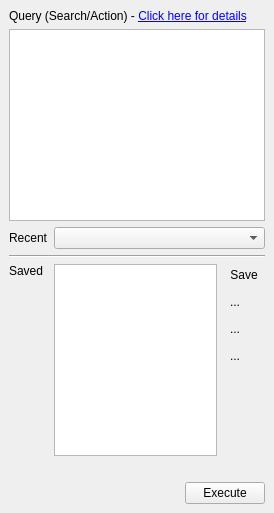
         <widget class="QWidget" name="tab_3" >
          <attribute name="title" >
           <string>Custom</string>
          </attribute>
          <layout class="QGridLayout" >
           <property name="margin" >
            <number>9</number>
           </property>
           <property name="spacing" >
            <number>6</number>
           </property>
           <item row="4" column="0" >
            <widget class="QLabel" name="label_16" >
             <property name="text" >
              <string>Saved</string>
             </property>
            </widget>
           </item>
           <item row="2" column="0" >
            <widget class="QLabel" name="label_15" >
             <property name="text" >
              <string>Recent</string>
             </property>
            </widget>
           </item>
           <item row="5" column="0" >
            <spacer>
             <property name="orientation" >
              <enum>Qt::Vertical</enum>
             </property>
             <property name="sizeHint" >
              <size>
               <width>20</width>
               <height>20</height>
              </size>
             </property>
            </spacer>
           </item>
           <item row="3" column="0" colspan="2" >
            <widget class="Line" name="line" >
             <property name="orientation" >
              <enum>Qt::Horizontal</enum>
             </property>
            </widget>
           </item>
           <item row="0" column="0" colspan="2" >
            <widget class="QLabel" name="hint_label4" >
             <property name="text" >
              <string>&lt;html>&lt;body>Query (Search/Action) - &lt;a href="int:/about/custom_queries.xml">Click here for details&lt;/a>&lt;/body>&lt;/html></string>
             </property>
            </widget>
           </item>
           <item row="7" column="0" colspan="2" >
            <widget class="QFrame" name="frame_7" >
             <property name="frameShape" >
              <enum>QFrame::NoFrame</enum>
             </property>
             <property name="frameShadow" >
              <enum>QFrame::Raised</enum>
             </property>
             <layout class="QHBoxLayout" >
              <property name="margin" >
               <number>0</number>
              </property>
              <property name="spacing" >
               <number>6</number>
              </property>
              <item>
               <spacer>
                <property name="orientation" >
                 <enum>Qt::Horizontal</enum>
                </property>
                <property name="sizeHint" >
                 <size>
                  <width>40</width>
                  <height>20</height>
                 </size>
                </property>
               </spacer>
              </item>
              <item>
               <widget class="QPushButton" name="execute_all_button" >
                <property name="toolTip" >
                 <string>&lt;html>&lt;head>&lt;meta name="qrichtext" content="1" />&lt;style type="text/css">
p, li { white-space: pre-wrap; }
&lt;/style>&lt;/head>&lt;body style=" font-family:'Liberation Sans'; font-size:11pt; font-weight:400; font-style:normal; text-decoration:none;">
&lt;p style=" margin-top:0px; margin-bottom:0px; margin-left:0px; margin-right:0px; -qt-block-indent:0; text-indent:0px;">Execute and ask on each action&lt;/p>&lt;/body>&lt;/html></string>
                </property>
                <property name="text" >
                 <string>Execute</string>
                </property>
                <property name="icon" >
                 <iconset resource="layResources.qrc" >:/run.png</iconset>
                </property>
                <property name="autoDefault" >
                 <bool>true</bool>
                </property>
                <property name="default" >
                 <bool>false</bool>
                </property>
               </widget>
              </item>
             </layout>
            </widget>
           </item>
           <item row="6" column="0" colspan="2" >
            <spacer>
             <property name="orientation" >
              <enum>Qt::Vertical</enum>
             </property>
             <property name="sizeHint" >
              <size>
               <width>16</width>
               <height>20</height>
              </size>
             </property>
            </spacer>
           </item>
           <item row="2" column="1" >
            <widget class="QComboBox" name="recent_queries" >
             <property name="sizePolicy" >
              <sizepolicy>
               <hsizetype>5</hsizetype>
               <vsizetype>0</vsizetype>
               <horstretch>1</horstretch>
               <verstretch>0</verstretch>
              </sizepolicy>
             </property>
            </widget>
           </item>
           <item rowspan="2" row="4" column="1" >
            <widget class="QFrame" name="frame_6" >
             <property name="sizePolicy" >
              <sizepolicy>
               <hsizetype>13</hsizetype>
               <vsizetype>5</vsizetype>
               <horstretch>0</horstretch>
               <verstretch>0</verstretch>
              </sizepolicy>
             </property>
             <property name="frameShape" >
              <enum>QFrame::NoFrame</enum>
             </property>
             <property name="frameShadow" >
              <enum>QFrame::Raised</enum>
             </property>
             <layout class="QGridLayout" >
              <property name="margin" >
               <number>0</number>
              </property>
              <property name="spacing" >
               <number>6</number>
              </property>
              <item row="0" column="1" >
               <widget class="QToolButton" name="add_saved_button" >
                <property name="toolTip" >
                 <string>&lt;html>&lt;head>&lt;meta name="qrichtext" content="1" />&lt;style type="text/css">
p, li { white-space: pre-wrap; }
&lt;/style>&lt;/head>&lt;body style=" font-family:'Liberation Sans'; font-size:11pt; font-weight:400; font-style:normal; text-decoration:none;">
&lt;p style=" margin-top:0px; margin-bottom:0px; margin-left:0px; margin-right:0px; -qt-block-indent:0; text-indent:0px;">Save current query to list&lt;/p>&lt;/body>&lt;/html></string>
                </property>
                <property name="text" >
                 <string>Save</string>
                </property>
                <property name="icon" >
                 <iconset resource="layResources.qrc" >:/add.png</iconset>
                </property>
                <property name="autoRaise" >
                 <bool>true</bool>
                </property>
               </widget>
              </item>
              <item rowspan="2" row="4" column="1" >
               <spacer>
                <property name="orientation" >
                 <enum>Qt::Vertical</enum>
                </property>
                <property name="sizeHint" >
                 <size>
                  <width>20</width>
                  <height>20</height>
                 </size>
                </property>
               </spacer>
              </item>
              <item row="3" column="1" >
               <widget class="QToolButton" name="rename_saved_button" >
                <property name="toolTip" >
                 <string>&lt;html>&lt;head>&lt;meta name="qrichtext" content="1" />&lt;style type="text/css">
p, li { white-space: pre-wrap; }
&lt;/style>&lt;/head>&lt;body style=" font-family:'Liberation Sans'; font-size:11pt; font-weight:400; font-style:normal; text-decoration:none;">
&lt;p style=" margin-top:0px; margin-bottom:0px; margin-left:0px; margin-right:0px; -qt-block-indent:0; text-indent:0px;">Rename saved query&lt;/p>&lt;/body>&lt;/html></string>
                </property>
                <property name="text" >
                 <string>...</string>
                </property>
                <property name="icon" >
                 <iconset resource="layResources.qrc" >:/rename.png</iconset>
                </property>
                <property name="autoRaise" >
                 <bool>true</bool>
                </property>
               </widget>
              </item>
              <item row="2" column="1" >
               <widget class="QToolButton" name="delete_saved_button" >
                <property name="toolTip" >
                 <string>&lt;html>&lt;head>&lt;meta name="qrichtext" content="1" />&lt;style type="text/css">
p, li { white-space: pre-wrap; }
&lt;/style>&lt;/head>&lt;body style=" font-family:'Liberation Sans'; font-size:11pt; font-weight:400; font-style:normal; text-decoration:none;">
&lt;p style=" margin-top:0px; margin-bottom:0px; margin-left:0px; margin-right:0px; -qt-block-indent:0; text-indent:0px;">Remove from list&lt;/p>&lt;/body>&lt;/html></string>
                </property>
                <property name="text" >
                 <string>...</string>
                </property>
                <property name="icon" >
                 <iconset resource="layResources.qrc" >:/clear.png</iconset>
                </property>
                <property name="autoRaise" >
                 <bool>true</bool>
                </property>
               </widget>
              </item>
              <item row="1" column="1" >
               <widget class="QToolButton" name="replace_saved_button" >
                <property name="toolTip" >
                 <string>&lt;html>&lt;head>&lt;meta name="qrichtext" content="1" />&lt;style type="text/css">
p, li { white-space: pre-wrap; }
&lt;/style>&lt;/head>&lt;body style=" font-family:'Liberation Sans'; font-size:11pt; font-weight:400; font-style:normal; text-decoration:none;">
&lt;p style=" margin-top:0px; margin-bottom:0px; margin-left:0px; margin-right:0px; -qt-block-indent:0; text-indent:0px;">Replace with current query&lt;/p>&lt;/body>&lt;/html></string>
                </property>
                <property name="text" >
                 <string>...</string>
                </property>
                <property name="icon" >
                 <iconset resource="layResources.qrc" >:/left.png</iconset>
                </property>
                <property name="autoRaise" >
                 <bool>true</bool>
                </property>
               </widget>
              </item>
              <item rowspan="6" row="0" column="0" >
               <widget class="QListWidget" name="saved_queries" />
              </item>
             </layout>
            </widget>
           </item>
           <item row="1" column="0" colspan="2" >
            <widget class="QTextEdit" name="custom_query" >
             <property name="font" >
              <font>
               <family>Liberation Mono</family>
              </font>
             </property>
            </widget>
           </item>
          </layout>
         </widget>
